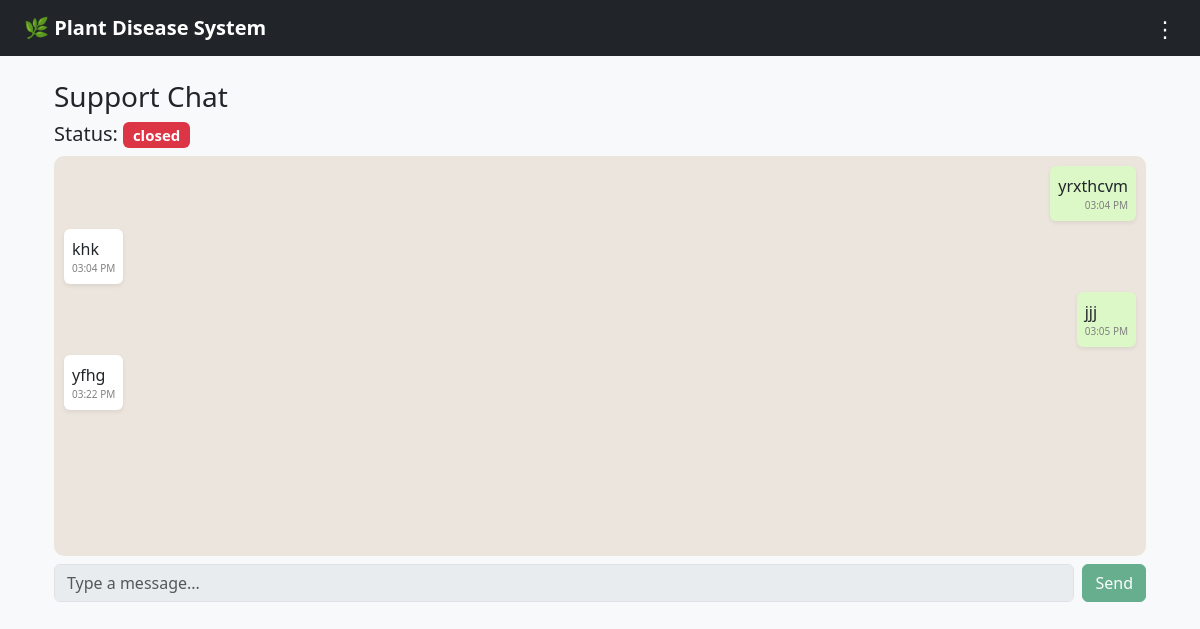
Page /support/2 (signed in) on the committed database.
### models.py (models this page shows)
class SupportTicket(db.Model):
    id = db.Column(db.Integer, primary_key=True)
    user_id = db.Column(db.Integer, db.ForeignKey("user.id"))
    subject = db.Column(db.String(200))
    status = db.Column(db.String(20), default="open")
    created_at = db.Column(db.DateTime, default=db.func.now())
    user = db.relationship("User", backref="tickets")

class SupportMessage(db.Model):
    id = db.Column(db.Integer, primary_key=True)
    ticket_id = db.Column(db.Integer, db.ForeignKey("support_ticket.id"))
    sender = db.Column(db.String(20))  # "user" or "admin"
    message = db.Column(db.Text)
    timestamp = db.Column(db.DateTime, default=db.func.now())
    ticket = db.relationship("SupportTicket", backref="messages")

### routes.py (the view)
@main.route("/support/<int:ticket_id>")
@login_required
def support_chat(ticket_id):
    ticket = SupportTicket.query.get(ticket_id)
    if not ticket:
        abort(404)
    if ticket.user_id != current_user.id and not current_user.is_admin:
        return "Access Denied", 403
    return render_template("support_chat.html", ticket=ticket)

### app.py (called while the page is built)
def create_app():
    app = Flask(__name__)
    app.config['SECRET_KEY'] = 'your_secret_key'
    app.config['SQLALCHEMY_DATABASE_URI'] = 'sqlite:///plant_disease.db'
    app.config['SQLALCHEMY_TRACK_MODIFICATIONS'] = False
    socketio.init_app(app, cors_allowed_origins="*")  # ✅ INIT HERE
    db.init_app(app)
    login_manager.init_app(app)
    login_manager.login_view = 'main.login'
    @login_manager.user_loader
    def load_user(user_id):
        return User.query.get(int(user_id))
    from routes import main
    app.register_blueprint(main)
    return app

### templates/support_chat.html (shortened to what this page needs)
{% extends "base.html" %}
{% block content %}
<div class="container mt-4">
<h3>Support Chat</h3>
<h5>
Status:
<span class="badge
{% if ticket.status == 'open' %}
    bg-success
{% else %}
    bg-danger
{% endif %}
">
{{ ticket.status }}
</span>
</h5>
<div id="chat-box"
style="height:400px; overflow-y:auto; padding:10px; background:#ece5dd; border-radius:10px;">
{% for msg in ticket.messages %}
<div class="d-flex mb-2
{% if msg.sender == 'user' %}justify-content-end{% else %}justify-content-start{% endif %}">
    <div class="p-2 rounded shadow-sm chat-bubble
    {% if msg.sender == 'user' %}user-msg{% else %}admin-msg{% endif %}">
        {{ msg.message }}
        <div style="font-size:10px; color:gray; text-align:right;">
            {{ msg.timestamp.strftime('%I:%M %p') }}
        </div>
    </div>
</div>
{% endfor %}
</div>
<div class="d-flex mt-2">
    <form method="POST" action="/support/send/{{ ticket.id }}" class="d-flex w-100">
        <input type="text"
               name="message"
               id="messageInput"
               class="form-control me-2"
               placeholder="Type a message..."
               {% if ticket.status == "closed" %}disabled{% endif %}>
        <button class="btn btn-success"
            {% if ticket.status == "closed" %}disabled{% endif %}>
            Send
        </button>
    </form>
</div>
</div>
{% endblock %}

### templates/base.html (style rules this page uses)
body { background-color: #f8f9fa; }
.chat-bubble { max-width: 60%; }
.user-msg { background: #dcf8c6; }
.admin-msg { background: white; }

### rows in the picture
SupportTicket: status "closed"
SupportMessage: message "yrxthcvm", timestamp "03:04 PM"
SupportMessage: message "khk", timestamp "03:04 PM"
SupportMessage: message "jjj", timestamp "03:05 PM"
SupportMessage: message "yfhg", timestamp "03:22 PM"
